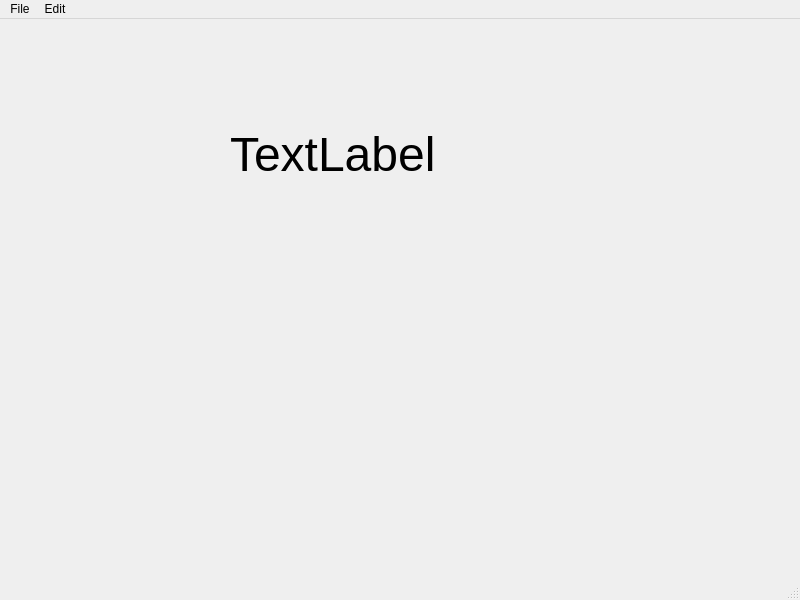
<?xml version="1.0" encoding="UTF-8"?>
<ui version="4.0">
 <class>MainWindow</class>
 <widget class="QMainWindow" name="MainWindow">
  <property name="geometry">
   <rect>
    <x>0</x>
    <y>0</y>
    <width>800</width>
    <height>600</height>
   </rect>
  </property>
  <property name="windowTitle">
   <string>MainWindow</string>
  </property>
  <widget class="QWidget" name="centralwidget">
   <widget class="QLabel" name="label">
    <property name="geometry">
     <rect>
      <x>230</x>
      <y>90</y>
      <width>261</width>
      <height>91</height>
     </rect>
    </property>
    <property name="font">
     <font>
      <pointsize>36</pointsize>
     </font>
    </property>
    <property name="text">
     <string>TextLabel</string>
    </property>
   </widget>
  </widget>
  <widget class="QMenuBar" name="menubar">
   <property name="geometry">
    <rect>
     <x>0</x>
     <y>0</y>
     <width>800</width>
     <height>21</height>
    </rect>
   </property>
   <widget class="QMenu" name="menuFile">
    <property name="title">
     <string>File</string>
    </property>
    <addaction name="actionNew"/>
    <addaction name="actionSave"/>
   </widget>
   <widget class="QMenu" name="menuEdit">
    <property name="title">
     <string>Edit</string>
    </property>
    <addaction name="actionCopy"/>
    <addaction name="actionPaste"/>
   </widget>
   <addaction name="menuFile"/>
   <addaction name="menuEdit"/>
  </widget>
  <widget class="QStatusBar" name="statusbar"/>
  <action name="actionNew">
   <property name="text">
    <string>New</string>
   </property>
   <property name="statusTip">
    <string>Creates a new file</string>
   </property>
   <property name="shortcut">
    <string>Ctrl+N</string>
   </property>
  </action>
  <action name="actionSave">
   <property name="text">
    <string>Save</string>
   </property>
  </action>
  <action name="actionCopy">
   <property name="text">
    <string>Copy</string>
   </property>
  </action>
  <action name="actionPaste">
   <property name="text">
    <string>Paste</string>
   </property>
  </action>
 </widget>
 <resources/>
 <connections/>
</ui>
